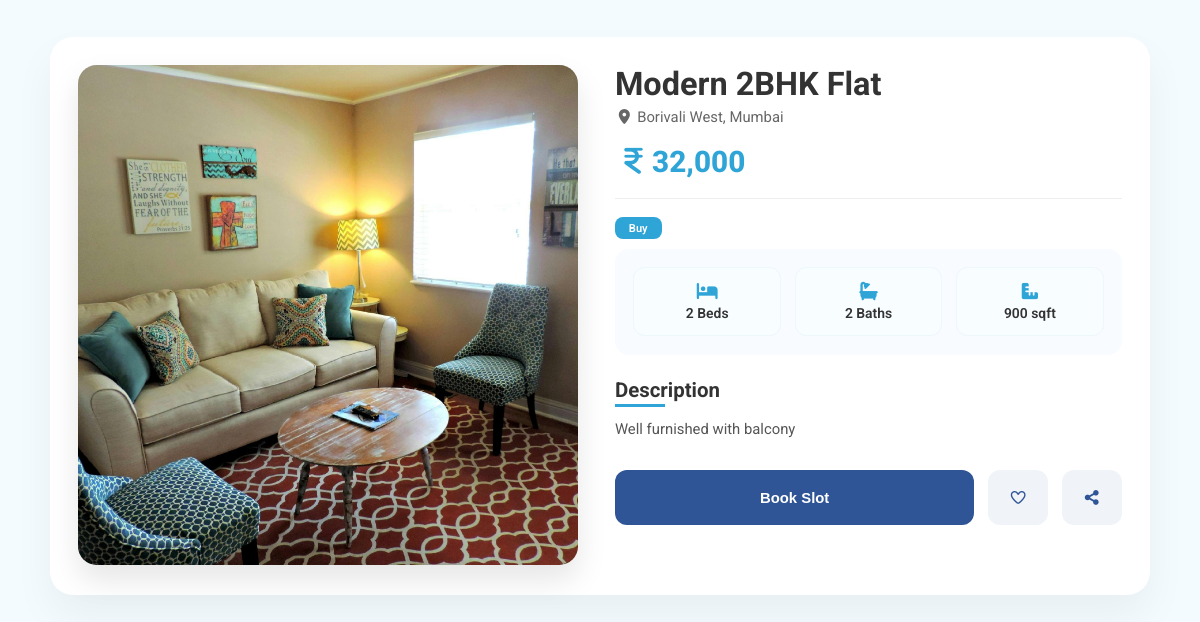
Page /view_details.php?id=2 on the committed database.
### tables this page shows
CREATE TABLE `properties` (
  `id` int(11) NOT NULL,
  `name` varchar(255) DEFAULT NULL,
  `description` text DEFAULT NULL,
  `location` varchar(255) DEFAULT NULL,
  `city` varchar(100) DEFAULT NULL,
  `type` varchar(50) DEFAULT NULL,
  `rooms` int(11) DEFAULT NULL,
  `bathrooms` int(11) DEFAULT NULL,
  `area` int(11) DEFAULT NULL,
  `price` decimal(10,2) DEFAULT NULL,
  `image` varchar(255) DEFAULT NULL,
  `featured` tinyint(1) DEFAULT 0,
  `created_at` timestamp NOT NULL DEFAULT current_timestamp(),
  `updated_at` timestamp NOT NULL DEFAULT current_timestamp() ON UPDATE current_timestamp(),
  `agent_id` int(11) DEFAULT NULL
);

### view_details.php (the view, shortened to what this page needs)
<?php include "db.php";
$id = intval($_GET['id']);
$result = mysqli_query($conn, "SELECT * FROM properties WHERE id=$id");
$row = mysqli_fetch_assoc($result);
?>
<!DOCTYPE html>
<html lang="en">
<head>
    <link rel="stylesheet" href="https://cdnjs.cloudflare.com/ajax/libs/font-awesome/7.0.0/css/all.min.css" />
    <link rel="stylesheet" href="style.css">
</head>
<body style="background-color: #f4fbff;">
    <div class="view-content">
        <div class="img-box">
            <img src="./uploads/<?= $row['image']; ?>" alt="house image">
        </div>
        <div class="details">
            <h1><?= $row['name']; ?></h1>
            <p class="loaction"><i class="fa-solid fa-location-dot"></i> <?= $row['location']; ?>, <?= $row['city']; ?></p>
            <h2 class="pro-price"><i class="fa-solid fa-indian-rupee-sign"></i><?= number_format($row['price']); ?></h2>
            <span class="type"><?= ucfirst($row['type']); ?></span>
            <div class="pro-info">
                <p><i class="fa-solid fa-bed"></i> <span><?= $row['rooms']; ?> Beds</span></p>
                <p><i class="fa-solid fa-bath"></i> <span><?= $row['bathrooms']; ?> Baths</span></p>
                <p><i class="fa-solid fa-ruler-combined"></i> <span><?= $row['area'] ?> sqft</span></p>
            </div>
            <div class="description">
                <h2>Description</h2>
                <p><?= $row['description']; ?></p>
            </div>
            <div class="actions">
                <button>Book Slot</button>
                <button class="hart"><i class="fa-regular fa-heart"></i></button>
                <button><i class="fa-solid fa-share-nodes"></i></button>
            </div>
        </div>
    </div>
</body>
</html>

### style.css (style rules this page uses)
* { margin: 0; padding: 0; box-sizing: border-box; }
html { font-size: 65.5%; scroll-behavior: smooth; scroll-padding-top: 6rem; overflow-x: hidden; }
body { font-family: 'Roboto', sans-serif; }
.view-content { max-width: 1100px; margin: 4rem auto; display: flex; gap: 4rem; padding: 3rem; background: #fff; border-radius: 2.5rem; box-shadow: 0 20px 40px rgba(0,0,0,0.05); }
.img-box { flex: 0 0 500px; }
.img-box img { width: 100%; height: 500px; object-fit: cover; border-radius: 2rem; box-shadow: 0 15px 30px rgba(0,0,0,0.1); }
.details { flex: 1; }
.type { display: inline-block; background: #2FA4D7; color: #fff; padding: 0.5rem 1.5rem; border-radius: 8px; font-size: 1.2rem; font-weight: 600; margin-bottom: 1rem; }
.details h1 { font-size: 3.5rem; color: #333; margin-bottom: 0.5rem; }
.loaction { font-size: 1.6rem; color: #666; margin-bottom: 2rem; }
.pro-price { font-size: 3.2rem; color: #2FA4D7; font-weight: 800; border-bottom: 1px solid #eee; padding-bottom: 2rem; margin-bottom: 2rem; }
.pro-info { display: grid; grid-template-columns: repeat(3, 1fr); gap: 1.5rem; margin-bottom: 3rem; }
.pro-info p { background: #f8fdff; padding: 1.5rem; border-radius: 1.2rem; border: 1px solid #eef7fb; text-align: center; font-size: 1.6rem; font-weight: 600; color: #444; display: flex; flex-direction: column; gap: 0.5rem; }
.pro-info p i { color: #2FA4D7; font-size: 2rem; }
.description h2 { font-size: 2rem; margin-bottom: 1rem; color: #333; }
.description p { font-size: 1.5rem; line-height: 1.8; color: #555; margin-bottom: 3rem; }
.actions { display: flex; gap: 1.5rem; }
.actions button { padding: 1.5rem 3rem; border: none; border-radius: 1rem; font-size: 1.6rem; font-weight: 600; cursor: pointer; transition: 0.3s; }
.actions button:first-child { background: #2FA4D7; color: white; flex: 1; }
.actions .hart, .actions button:last-child { background: #f0f0f0; color: #333; padding: 1.5rem; }
.pro-info { display: grid; grid-template-columns: repeat(3, 1fr); gap: 1.5rem; margin-bottom: 2.5rem; padding: 2rem; background: #f8fbff; border-radius: 1.5rem; }
.pro-info p { font-size: 1.5rem; color: #333; font-weight: 600; display: flex; flex-direction: column; align-items: center; gap: 0.5rem; }
.pro-info i { font-size: 2rem; color: #2FA4D7; }
.description { margin-bottom: 3rem; }
.description h2 { font-size: 2.2rem; color: #333; margin-bottom: 1rem; position: relative; padding-bottom: 0.5rem; }
.description h2::after { content: ''; position: absolute; left: 0; bottom: 0; width: 50px; height: 3px; background-color: #2FA4D7; }
.description p { font-size: 1.6rem; line-height: 1.8; color: #555; }
.actions button { flex: 1; height: 55px; border: none; border-radius: 12px; font-size: 1.6rem; font-weight: 600; cursor: pointer; transition: all 0.3s ease; display: flex; align-items: center; justify-content: center; gap: 1rem; }
.actions button:nth-child(1) { background: #2F5597; color: #fff; }
.actions .hart { background: #f0f4f8; color: #2F5597; flex: 0 0 60px; }
.actions button:last-child { background: #f0f4f8; color: #2F5597; flex: 0 0 60px; }
@media (max-width: 1200px) { html { font-size: 58%; } }

### rows in the picture
properties: image (picture), name "Modern 2BHK Flat", location "Borivali West", city "Mumbai", price "32,000", type "Buy", rooms "2", bathrooms "2", area "900", description "Well furnished with balcony"
